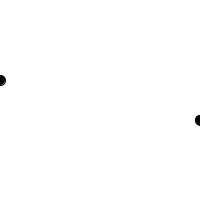
Frame 1 (no input)
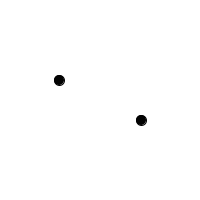
Frame 60 (the mouse pressed at the canvas centre just before this capture)
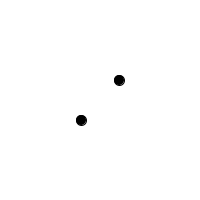
Frame 120 (the mouse held since frame 60 and released just before this capture)

The Processing sketch that drew these frames (run headless with seeded random() and noise(); from frame 60 on, the mouse is pressed at the canvas centre):

// Processing sketch: processing_88997
// ── processing_88997.pde

int x=0, speedX=1;

void setup()
{
  size(200,200);
}

void draw()
{
  int m = millis();
  background(255);
  fill(m%5);
  ellipse(x, height/2 - 20, 10, 10);
  ellipse((width-x), height/2 + 20,10,10);
  x=x+speedX;
  if(x>width||x<0)
  speedX=speedX*-1;
}
